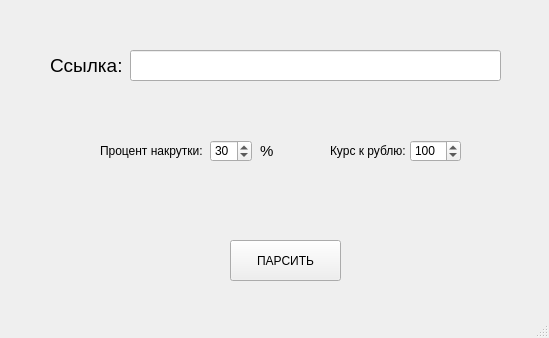
<?xml version="1.0" encoding="UTF-8"?>
<ui version="4.0">
 <class>MainWindow</class>
 <widget class="QMainWindow" name="MainWindow">
  <property name="geometry">
   <rect>
    <x>0</x>
    <y>0</y>
    <width>549</width>
    <height>338</height>
   </rect>
  </property>
  <property name="windowTitle">
   <string>MainWindow</string>
  </property>
  <widget class="QWidget" name="centralwidget">
   <widget class="QLineEdit" name="lineEdit">
    <property name="geometry">
     <rect>
      <x>130</x>
      <y>50</y>
      <width>371</width>
      <height>31</height>
     </rect>
    </property>
   </widget>
   <widget class="QLabel" name="label">
    <property name="geometry">
     <rect>
      <x>50</x>
      <y>50</y>
      <width>81</width>
      <height>31</height>
     </rect>
    </property>
    <property name="font">
     <font>
      <pointsize>14</pointsize>
     </font>
    </property>
    <property name="text">
     <string>Ссылка:</string>
    </property>
   </widget>
   <widget class="QSpinBox" name="precentSpinBox">
    <property name="geometry">
     <rect>
      <x>210</x>
      <y>140</y>
      <width>42</width>
      <height>22</height>
     </rect>
    </property>
    <property name="value">
     <number>30</number>
    </property>
   </widget>
   <widget class="QSpinBox" name="courseSpinBox">
    <property name="geometry">
     <rect>
      <x>410</x>
      <y>140</y>
      <width>51</width>
      <height>22</height>
     </rect>
    </property>
    <property name="maximum">
     <number>500</number>
    </property>
    <property name="value">
     <number>100</number>
    </property>
   </widget>
   <widget class="QLabel" name="label_2">
    <property name="geometry">
     <rect>
      <x>100</x>
      <y>140</y>
      <width>111</width>
      <height>21</height>
     </rect>
    </property>
    <property name="text">
     <string>Процент накрутки:</string>
    </property>
   </widget>
   <widget class="QLabel" name="label_3">
    <property name="geometry">
     <rect>
      <x>330</x>
      <y>140</y>
      <width>81</width>
      <height>21</height>
     </rect>
    </property>
    <property name="text">
     <string>Курс к рублю:</string>
    </property>
   </widget>
   <widget class="QPushButton" name="pushButton">
    <property name="geometry">
     <rect>
      <x>230</x>
      <y>240</y>
      <width>111</width>
      <height>41</height>
     </rect>
    </property>
    <property name="text">
     <string>ПАРСИТЬ</string>
    </property>
   </widget>
   <widget class="QLabel" name="label_4">
    <property name="geometry">
     <rect>
      <x>260</x>
      <y>140</y>
      <width>21</width>
      <height>21</height>
     </rect>
    </property>
    <property name="font">
     <font>
      <pointsize>11</pointsize>
     </font>
    </property>
    <property name="text">
     <string>%</string>
    </property>
   </widget>
  </widget>
  <widget class="QStatusBar" name="statusbar"/>
 </widget>
 <resources/>
 <connections/>
</ui>
